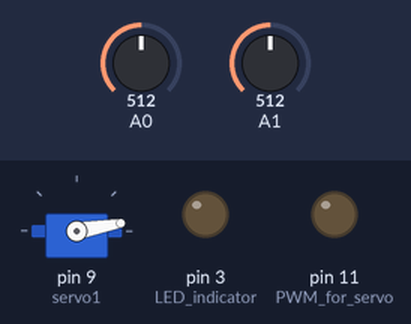
The sketch below on a simulated Arduino Uno, built with avr-gcc and run on an emulated ATmega328P. Shown: servo, output pins drawn as LEDs (lit = HIGH). Dashed ring = blinking. The test bench sets the inputs (shaded band); at power-on: A0 = 512, A1 = 512.

Above: at 1.4 s.
1.5 s: A0 set to 691
3.0 s: A0 set to 712
At 3.12 s:
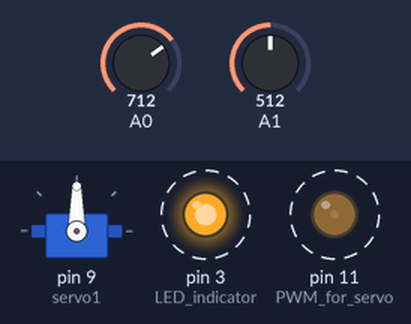
6.0 s: A0 set to 690
At 7.0 s:
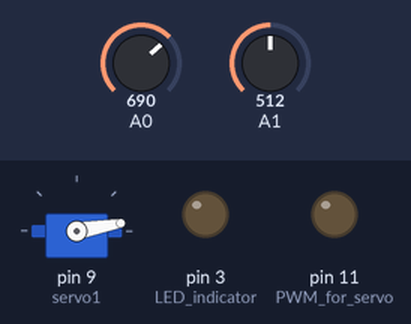
7.5 s: A0 set to 710
At 7.87 s:
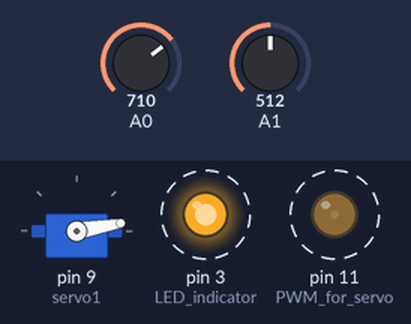
10.5 s: A1 set to 710
13.5 s: A1 set to 900
Timing chart, 0 to 17.5 s (numbered marks = the images above; inputs shaded):
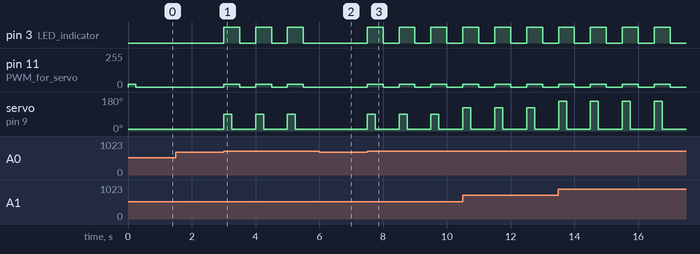

The sketch:

feeder_control.ino
```cpp
#include <Servo.h>

int CatSwitch;       // Sensor input pin
Servo servo1;

void setup() {
  pinMode(3, OUTPUT);     // LED indicator
  pinMode(11, OUTPUT);    // PWM for servo
  servo1.attach(9);       // Servo pin

  analogWrite(11, 20);    // Initial servo movement
  servo1.write(10);
  delay(250);
  analogWrite(11, 0);
}

void loop() {
  CatSwitch = analogRead(A0);

  if (CatSwitch > 700) {
    analogWrite(11, 20);
    digitalWrite(3, HIGH);
    servo1.write(map(analogRead(A1), 0, 1024, 0, 180));
    delay(250);
    servo1.write(10);
    delay(250);
    digitalWrite(3, LOW);
    analogWrite(11, 0);
    delay(500);
  }
}
```

Measured:
- the behaviour switches between 700 and 701 on A0 (found by bisection; images 0 and 1)
- after the input at 1.5 s, every drawn part: stays the same
- after the input at 3.0 s, pin 3 (LED_indicator): alternates HIGH for 0.50 s and LOW for 0.50 s, starting at once; pin 11 (PWM_for_servo): alternates 20/255 for 0.50 s and 0/255 for 0.50 s, starting at once; servo on pin 9 (servo1): alternates 90° for 0.25 s and 10° for 0.75 s, starting at once
- after the input at 6.0 s, pin 3 (LED_indicator): stays LOW (without the input it goes to HIGH after 0.00 s); pin 11 (PWM_for_servo): stays 0/255 (without the input it goes to 20/255 after 0.00 s); servo on pin 9 (servo1): stops changing and stays 10°
- after the input at 7.5 s, pin 3 (LED_indicator): alternates HIGH for 0.50 s and LOW for 0.50 s, starting at once; pin 11 (PWM_for_servo): alternates 20/255 for 0.50 s and 0/255 for 0.50 s, starting at once; servo on pin 9 (servo1): alternates 90° for 0.25 s and 10° for 0.75 s, starting at once
